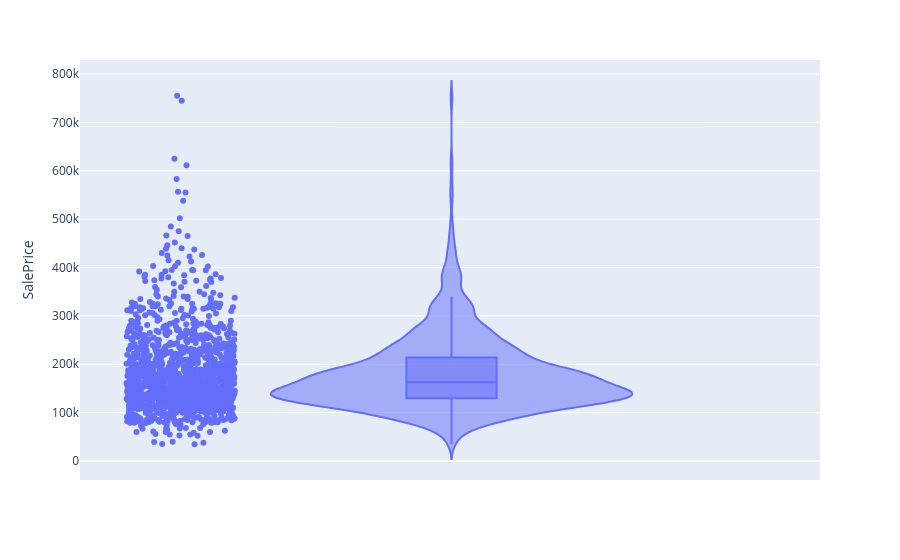

Write notebook code for a chart like this one.
### Markdown cell above
### Distribuição dos valores em `SalePrice`

### Code cell
px.violin(df_train, y='SalePrice', box=True, points='all')

### Figure 1 — Plotly figure (JSON) as saved in the notebook; plotly's stock layout.template omitted (floating-point values rounded to 4 significant figures; data arrays with more than 128 entries replaced by an {"elided": "..."} marker saying what was removed)
{"data": [{"alignmentgroup": "True", "box": {"visible": true}, "hovertemplate": "SalePrice=%{y}<extra></extra>", "legendgroup": "", "marker": {"color": "#636efa"}, "name": "", "offsetgroup": "", "orientation": "v", "points": "all", "scalegroup": "True", "showlegend": false, "type": "violin", "x0": " ", "xaxis": "x", "y": {"elided": "1460 int values"}, "y0": " ", "yaxis": "y"}], "layout": {"legend": {"tracegroupgap": 0}, "margin": {"t": 60}, "violinmode": "group", "xaxis": {"anchor": "y", "domain": [0, 1]}, "yaxis": {"anchor": "x", "domain": [0, 1], "title": {"text": "SalePrice"}}}}
